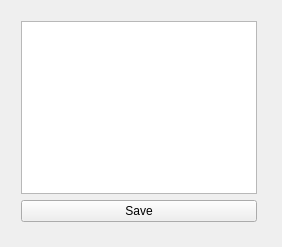
<?xml version="1.0" encoding="UTF-8"?>
<ui version="4.0">
 <class>DevelopGUI</class>
 <widget class="QWidget" name="DevelopGUI">
  <property name="geometry">
   <rect>
    <x>0</x>
    <y>0</y>
    <width>282</width>
    <height>247</height>
   </rect>
  </property>
  <property name="windowTitle">
   <string>DevelopGUI</string>
  </property>
  <widget class="QWidget" name="verticalLayoutWidget">
   <property name="geometry">
    <rect>
     <x>10</x>
     <y>10</y>
     <width>258</width>
     <height>223</height>
    </rect>
   </property>
   <layout class="QVBoxLayout" name="verticalLayout">
    <item>
     <widget class="QTextEdit" name="textEdit"/>
    </item>
    <item>
     <widget class="QPushButton" name="saveButton">
      <property name="text">
       <string>Save</string>
      </property>
     </widget>
    </item>
   </layout>
  </widget>
 </widget>
 <layoutdefault spacing="6" margin="11"/>
 <resources/>
 <connections/>
</ui>
